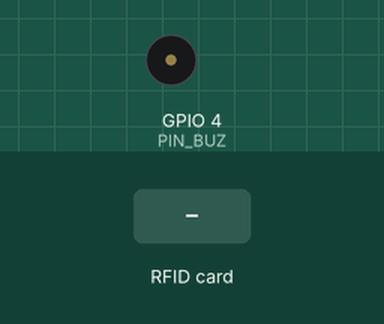
Recording of a sketch running on a simulated ESP32. Shown: buzzer (waves = sounding, pin HIGH). The test bench sets the inputs (shaded band). WiFi joins after 1.5 s; servers stay silent unless stated; uploads are accepted with an empty reply; what the sketch prints to the serial monitor is not drawn.

Above: at 3.1 s.
3.2 s: RFID card 5E 7A 19 C4 held to the reader
At 3.65 s:
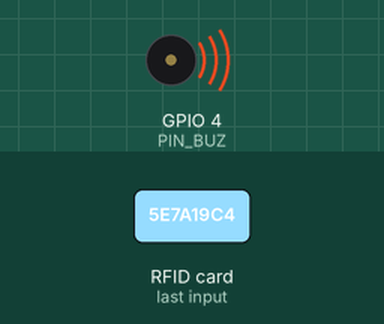
Timing chart, 0 to 6.2 s (numbered marks = the images above; inputs shaded):
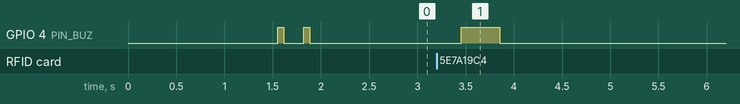

The sketch:

LettoreBadge.ino
```cpp
/*
  LETTORE BADGE PRESENZE — un lettore per ogni impianto
  -----------------------------------------------------
  Componenti: ESP32 DevKit V1 (30 pin) + lettore RFID RC522 + cicalino attivo

  COLLEGAMENTI (cavetti femmina-femmina):
    RC522 3.3V -> ESP32 3V3        (MAI al pin VIN/5V: il lettore si brucia)
    RC522 RST  -> ESP32 D22
    RC522 GND  -> ESP32 GND (lato destro, vicino a 3V3)
    RC522 IRQ  -> non collegato
    RC522 MISO -> ESP32 D19
    RC522 MOSI -> ESP32 D23
    RC522 SCK  -> ESP32 D18
    RC522 SDA  -> ESP32 D5
    Cicalino +  -> ESP32 D4   (gamba lunga / segno +)
    Cicalino -  -> ESP32 GND (lato sinistro, vicino a VIN)

  SUONI:
    1 bip lungo   = timbratura registrata
    2 bip corti   = niente internet: la timbratura è in memoria e verrà inviata dopo
    3 bip corti   = badge non associato o chiave sbagliata (guarda la dashboard)

  Libreria necessaria (Arduino IDE > Gestione librerie): "MFRC522" di GithubCommunity
  Scheda (Arduino IDE > Gestore schede): "esp32" di Espressif, poi scegli "ESP32 Dev Module"
*/

#include <WiFi.h>
#include <WiFiClientSecure.h>
#include <HTTPClient.h>
#include <SPI.h>
#include <MFRC522.h>

// ===================== DA COMPILARE PER OGNI IMPIANTO =====================
const char* WIFI_NOME     = "NOME-DEL-WIFI";
const char* WIFI_PASSWORD = "PASSWORD-DEL-WIFI";
const char* CHIAVE        = "INCOLLA-QUI-LA-CHIAVE-DELL-IMPIANTO";
const char* SITO          = "https://kaleidoscopic-pegasus-6d3541.netlify.app";  // indirizzo del tuo sito
// ==========================================================================

#define PIN_SS   5
#define PIN_RST  22
#define PIN_BUZ  4

MFRC522 rfid(PIN_SS, PIN_RST);

// Coda delle timbrature non ancora inviate (es. internet assente)
struct Timbratura { String uid; unsigned long letto; };
const int MAX_CODA = 40;
Timbratura coda[MAX_CODA];
int nCoda = 0;

String ultimoUid = "";
unsigned long ultimoMs = 0;
unsigned long ultimoTentativo = 0;

void bip(int volte, int durata) {
  for (int i = 0; i < volte; i++) {
    digitalWrite(PIN_BUZ, HIGH); delay(durata);
    digitalWrite(PIN_BUZ, LOW);  delay(90);
  }
}

// 1 = registrata, 0 = riprova più tardi, -1 = rifiutata (badge sconosciuto o chiave errata)
int invia(const Timbratura& t) {
  if (WiFi.status() != WL_CONNECTED) return 0;
  WiFiClientSecure client;
  client.setInsecure();               // connessione cifrata senza controllo certificato
  HTTPClient http;
  http.setTimeout(8000);
  if (!http.begin(client, String(SITO) + "/api/device/checkin")) return 0;
  http.addHeader("Content-Type", "application/json");
  unsigned long secondiFa = (millis() - t.letto) / 1000;
  String corpo = String("{\"key\":\"") + CHIAVE + "\",\"uid\":\"" + t.uid + "\",\"ago\":" + secondiFa + "}";
  int codice = http.POST(corpo);
  String risposta = http.getString();
  http.end();
  Serial.printf("Invio badge %s -> %d %s\n", t.uid.c_str(), codice, risposta.c_str());
  if (codice == 200) return 1;
  if (codice == 400 || codice == 401 || codice == 404) return -1;
  return 0;
}

void mettiInCoda(const Timbratura& t) {
  if (nCoda >= MAX_CODA) {            // coda piena: scarta la più vecchia
    for (int i = 1; i < MAX_CODA; i++) coda[i - 1] = coda[i];
    nCoda--;
  }
  coda[nCoda++] = t;
}

void svuotaCoda() {
  while (nCoda > 0) {
    int r = invia(coda[0]);
    if (r == 0) return;               // ancora niente internet: riprova dopo
    for (int i = 1; i < nCoda; i++) coda[i - 1] = coda[i];
    nCoda--;
  }
}

void setup() {
  Serial.begin(115200);
  pinMode(PIN_BUZ, OUTPUT);
  digitalWrite(PIN_BUZ, LOW);

  SPI.begin();                        // SCK=18, MISO=19, MOSI=23
  rfid.PCD_Init();
  Serial.print("Lettore RC522 versione: 0x");
  Serial.println(rfid.PCD_ReadRegister(MFRC522::VersionReg), HEX);  // 0x91 o 0x92 = collegato bene

  WiFi.mode(WIFI_STA);
  WiFi.setAutoReconnect(true);
  WiFi.begin(WIFI_NOME, WIFI_PASSWORD);
  Serial.print("Connessione al WiFi");
  for (int i = 0; i < 40 && WiFi.status() != WL_CONNECTED; i++) { delay(250); Serial.print("."); }
  Serial.println(WiFi.status() == WL_CONNECTED ? " collegato!" : " non riuscita (riprovo in automatico)");

  bip(1, 60); delay(120); bip(1, 60);  // due bip all'accensione = pronto
}

void loop() {
  if (rfid.PICC_IsNewCardPresent() && rfid.PICC_ReadCardSerial()) {
    String uid = "";
    for (byte i = 0; i < rfid.uid.size; i++) {
      if (rfid.uid.uidByte[i] < 0x10) uid += "0";
      uid += String(rfid.uid.uidByte[i], HEX);
    }
    uid.toUpperCase();
    rfid.PICC_HaltA();
    rfid.PCD_StopCrypto1();

    // ignora lo stesso badge passato di nuovo entro 5 secondi
    if (uid == ultimoUid && millis() - ultimoMs < 5000) return;
    ultimoUid = uid; ultimoMs = millis();
    Serial.println("Badge letto: " + uid);

    Timbratura t = { uid, millis() };
    int r = invia(t);
    if (r == 1)       bip(1, 400);
    else if (r == -1) bip(3, 100);
    else { mettiInCoda(t); bip(2, 100); }
  }

  // ogni 15 secondi riprova a inviare quelle rimaste in coda
  if (nCoda > 0 && millis() - ultimoTentativo > 15000) {
    ultimoTentativo = millis();
    svuotaCoda();
  }
  delay(50);
}
```

Measured:
- after the input at 3.2 s, GPIO 4 (PIN_BUZ): LOW → HIGH after 0.25 s, → LOW 0.40 s later
